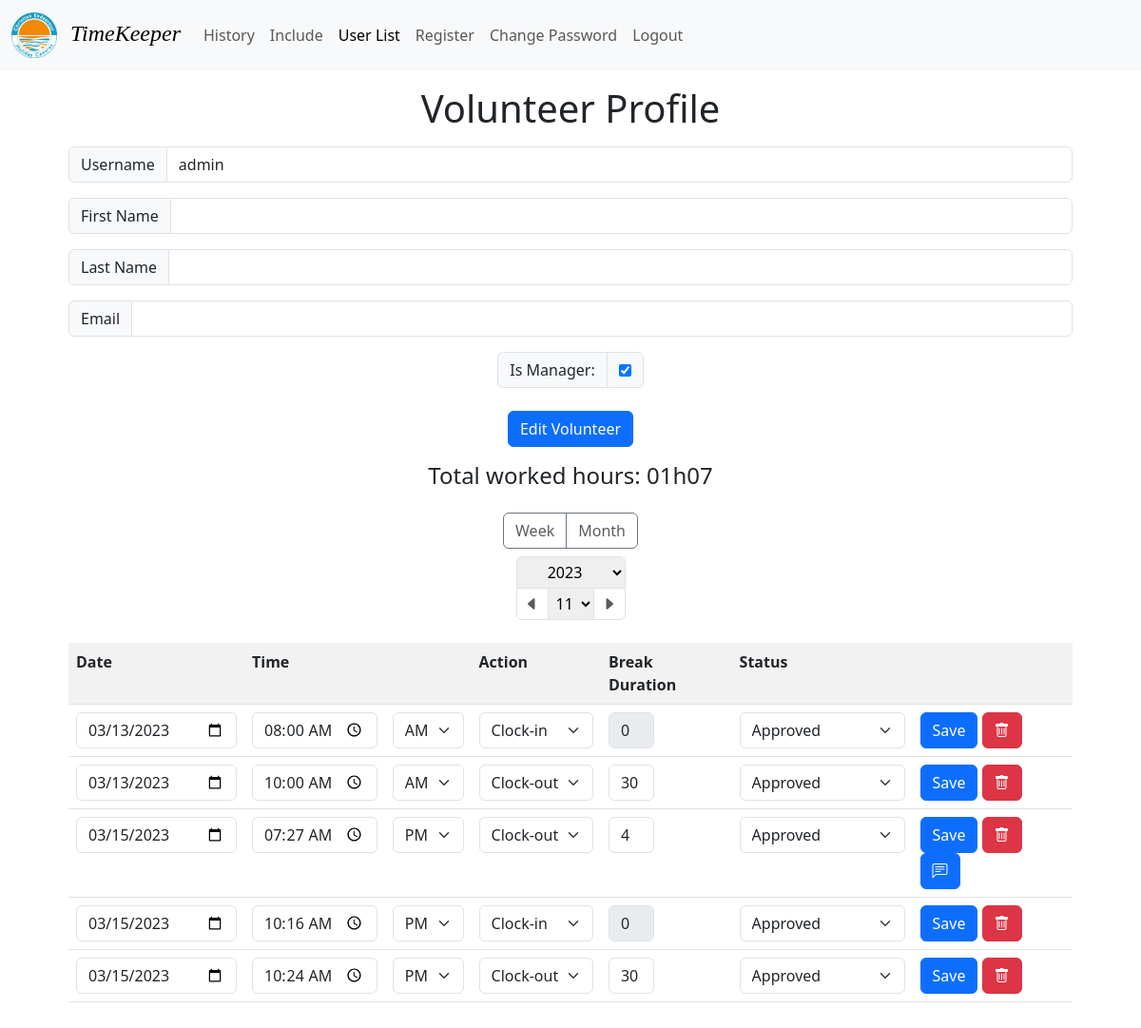
The page /users/1?month=false&year=2023&number=11 (signed in) on the database its author committed.
### auths/models.py (models this page shows)
class CustomUser(AbstractUser):
    is_password_reset = models.BooleanField(default=False)

### backend/models.py (models this page shows, shortened)
class Record(models.Model):
    user = models.ForeignKey(CustomUser, on_delete=models.CASCADE)
    date = models.DateTimeField(default=now)
    action = models.CharField(max_length=20, default='')
    status = models.CharField(max_length=20, default='Wating Approval')
    break_duration = models.IntegerField(default=0)
    remarks = models.CharField(max_length=255, default='')
    def __init__(self, *args, **kwargs) -> None:
        super().__init__(*args, **kwargs)
        self.SIXTY_SECONDS = 60
        self.ZERO_HOUR = 0
        self.TWELVE_HOURS = 12
        self.TWENTY_FOUR_HOURS = 24
    def get_records(self, user, year=datetime.now().year, number=datetime.now().strftime("%V"), is_month=False):
        query = Q(user=user, date__year=year)
        if is_month:
            query.add(Q(date__month=number), "AND")
        else:
            query.add(Q(date__week=number), "AND")
        return Record.objects.filter(query).order_by("date__day", "date__hour")

### backend/views.py (the view, shortened to what this page needs)
# urls.py: path("users/<int:user_id>", views.user, name="user"),
def user(request, user_id):
    current_week = f"?month=false&year={datetime.now().year}&number={datetime.now().strftime('%V')}"
    if not request.user.is_authenticated:
        messages.success(request, "You must login to access this page")
        return redirect("/auths")
    elif not request.user.is_password_reset:
        messages.success(
            request, "You must reset your password before accessing the application")
        return redirect("/auths/password")
    if not request.user.is_staff:
        messages.success(request, "You can't access this page")
        return redirect(f"/history{current_week}")
    listed_user = CustomUser.objects.get(id=user_id)
    record = Record()
    try:
        year = int(request.GET.get('year'))
        number = int(request.GET.get('number'))
        is_month = request.GET.get('month') == 'true'
        records = record.get_records(listed_user, year, number, is_month)
        earliest_record = (
            Record.objects.filter(user=listed_user).earliest(
                "date__year").date.year
        )
        context = {
            "listed_user": listed_user,
            "records": records,
            "workedHours": calculate_worked_hours(records),
            "years": range(earliest_record, datetime.now().year + 1),
        }
    except:
        context = {
            "records": [],
            "years": range(datetime.now().year, datetime.now().year + 1),
        }
    context = {
        **context,
        "listed_user": listed_user,
        "isHistory": False,
        "year": request.GET.get("year"),
        "month": request.GET.get("month"),
        "number": request.GET.get("number"),
        "range": range(1, 13) if request.GET.get("month") == "true" else range(1, 53),
    }
    return render(request, "backend/user.html", context)

### backend/templates/backend/user.html (shortened to what this page needs)
{% extends 'backend/base.html' %} {% block content%} {% load static %}
<div>
  {% include 'auths/volunteerForm.html' %} {% include './historyTable.html' %}
</div>
{% endblock %}

### auths/templates/auths/volunteerForm.html (shortened to what this page needs)
<div class="userContainer text-center">
  {% if 'register' in request.path %}
  <h2 class="mb-3 fs-1">Register Volunteer</h2>
  {% else %}
  <h2 class="mb-3 fs-1">Volunteer Profile</h2>
  {% endif %}
  <form action="" method="post">
    <p>
      <div class="input-group">
        <span class="input-group-text">Username</span>
        <input type="text" class="form-control" name="username" value="{{ listed_user.username }}" required>
      </div>
    </p>
    <p>
      <div class="input-group">
        <span class="input-group-text">First Name</span>
        <input type="text" class="form-control" name="firstName" value="{{ listed_user.first_name }}" required>
      </div>
    </p>
    <p>
      <div class="input-group">
        <span class="input-group-text">Last Name</span>
        <input type="text" class="form-control" name="lastName" value="{{ listed_user.last_name }}" required>
      </div>
    </p>
    <p>
      <div class="input-group">
        <span class="input-group-text">Email</span>
        <input type="email" class="form-control" name="email" value="{{ listed_user.email }}" required>
      </div>
    </p>
    <p>
      <div class="input-group flex-nowrap my-2 mb-4 justify-content-center">
        <span class="input-group-text" for="role">Is Manager:</span>
        <div class="input-group-text">
          <input type="checkbox" id="userRole" name="role" {% if listed_user.is_staff %} checked {% endif %}>
        </div>
      </div>
    </p>
    <input type="submit" class="btn btn-primary" value="{% if 'register' in request.path %}Register{% else %}Edit{% endif %} Volunteer">
  </form>
</div>

### backend/templates/backend/historyTable.html (shortened to what this page needs)
{% load static %}
{% block history %}
<div class="historyContainer pb-3">
  <h4 class="text-center mb-2 p-3">Total worked hours: {{ workedHours }}</h4>
  <div class="input-group flex-nowrap my-2 justify-content-center">
    <div class="input-group-text btn btn-outline-secondary">
      <a class="text-decoration-none text-muted" href="?month=false&year={{year}}&number={{number}}">Week</a>
    </div>
    <div class="input-group-text btn btn-outline-secondary">
      <a class="text-decoration-none text-muted" href="?month=true&year={{year}}&number={{number}}">Month</a>
    </div>
  </div>
  <div class="nav justify-content-center">
    <nav aria-label="Week/Month navigation" class="border rounded mb-4" style="width: fit-content;">
      <div class="topSection border-bottom justify-content-center">
        <select class="border-0 py-1" style="width: 100%; text-align: center" onchange="onChangeSelect('{{month}}', event.srcElement.value, '{{number}}')">
          {% for optionYear in years %}
          <option value="{{optionYear}}" label='{{optionYear}}' {% if optionYear == year|add:0 %} selected {% endif %}>
          {% endfor %}
        </select>
      </div>
      <div class="bottomSection justify-content-center">
        <ul class="d-flex m-0 p-0" style="list-style: none;">
          <li class="my-1">
            <a class="mx-2 py-1 text-decoration-none text-muted" href="?month={{month}}&year={{year}}&number={{number|add:'-1'}}" >
              {% if number|add:'-1' == 0 %}
              <i class="bi bi-caret-left"></i>
              {% else %}
              <i class="bi bi-caret-left-fill"></i>
              {% endif %}
            </a>
          </li>
          <li class="border-start border-end">
            <select style="height: 100%;" class="py-1 px-1 border-0" onchange="onChangeSelect('{{month}}', '{{year}}', event.srcElement.value)">
              {% for optionNumber in range %}
              <option value="{{optionNumber}}" {% if optionNumber == number|add:0 %} selected {% endif %}>{{optionNumber}}</option>
              {% endfor %}
            </select>
          </li>
          <li class="my-1">
            <a class="mx-2 py-1 text-decoration-none text-muted" href="?month={{month}}&year={{year}}&number={{number|add:1}}"
            >
            {% if month == 'true' and number|add:1 == 13 or month == 'false' and number|add:1 == 53 %}
            <i class="bi bi-caret-right"></i>
            {% else %}
            <i class="bi bi-caret-right-fill"></i>
            {% endif %}
            </a>
          </li>
        </ul>
      </div>
    </nav>
  </div>
  <table class="table table-striped">
    <tr>
      <th scope="col">Date</th>
      <th scope="col">Time</th>
      {% if not isHistory %}
      <th scope="col"></th>
      {% endif %}
      <th scope="col">Action</th>
      <th scope="col">Break Duration</th>
      <th scope="col">Status</th>
      {% if not isHistory %}
      <th></th>
      {% endif %}
    </tr>
    {% if records %}
    {% for record in records %}
    <tr>
        <form action="" method="post">
          <td>
            {% if isHistory %}
            {{ record.date|date:'d/m' }}
            {% else %}
            <input type="date" class="form-control" name="date" value="{{ record.date|date:'Y-m-d' }}" />
            {% endif %}
          </td>
          <td>
            {% if isHistory %}
            {{ record.date|time }}
            {% else %}
            <input type="time" class="form-control" name="time" min="01:00" max="12:59" value="{{ record.date|date:'h:i' }}" />
            {% endif %}
          </td>
          {% if not isHistory %}
          <td>
            <select name="timePeriod" class="form-select">
              <option value="AM" {% if record.date|date:'A' == "AM" %} selected {% endif %}>AM</option>
              <option value="PM" {% if record.date|date:'A' == "PM" %} selected {% endif %}>PM</option>
            </select>
          </td>
          {% endif %}
          <td>
            {% if isHistory %}
            {{ record.action }}
            {% else %}
            <select name="action" id="action{{record.id}}" class="action form-select">
              <option value="Clock-in" {% if record.action == "Clock-in" %} selected {% endif %}>Clock-in</option>
              <option value="Clock-out" {% if record.action == "Clock-out" %} selected {% endif %}>Clock-out</option>
            </select>
            {% endif %}
          </td>
          <td>
            {% if isHistory %}
            {{ record.break_duration }}
            {% else %}
              <input type="text" class="form-control" name="breakDuration" value="{{ record.break_duration }}"
                     style="max-width: 3em" {% if record.action == "Clock-in" %} disabled {% endif %} />
            {% endif %}
          </td>
          <td>
            {% if isHistory %}
              {{ record.status }}
            {% else %}
            <select name="status" id="status{{record.id}}" class="status form-select">
              <option value="Approved" {% if record.status == "Approved" %} selected {% endif %}>Approved</option>
            </select>
            {% endif %}
          </td>
          {% if not isHistory %}
          <td>
            <input class="btn btn-primary" type="submit" value="Save" />
            <button
              type="button"
              class="btn btn-danger"
              data-bs-toggle="modal"
              data-bs-target="#confirmModal"
              data-toggle="modal"
              data-target="#confirmModal"
              onclick="showConfirmModal('record', '{{ record.date|date:'d/m' }} - {{ record.date|time }} - {{ record.action }}', {{ record.id }})"
            >
              <i class="bi bi-trash"></i>
            </button>
            {% if not record.remarks|length == 0 %}
            <button type="button" class="btn btn-primary" onclick="showRemarks('{{record.id}}')">
              <i class="bi bi-chat-left-text"></i>
            </button>
            {% endif %}
          </td>
          {% endif %}
        </form>
      </tr>
      {% endfor %}
    {% else %}
    <tr>
      <td colspan="100%" class="text-center">No records found</td>
    </tr>
    {% endif %}
  </table>
</div>
{% endblock history %}

### rows shown on the page
CustomUser: username "admin", is_staff "☑"
Record: date "03/13/2023", time "08:00", timePeriod "AM", action "Clock-in", breakDuration "0", status "Approved"
Record: date "03/13/2023", time "10:00", timePeriod "AM", action "Clock-out", breakDuration "30", status "Approved"
Record: date "03/15/2023", time "07:27", timePeriod "PM", action "Clock-out", breakDuration "4", status "Approved"
Record: date "03/15/2023", time "10:16", timePeriod "PM", action "Clock-in", breakDuration "0", status "Approved"
Record: date "03/15/2023", time "10:24", timePeriod "PM", action "Clock-out", breakDuration "30", status "Approved"

### other values the page prints
{{ workedHours }} "01h07"
form field value "11"
